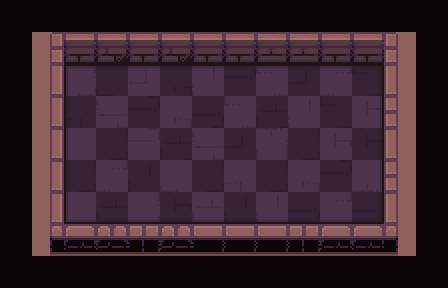

This game map was drawn from its Tiled (.tmx) file and the tilesets committed beside it. A one-line description and the full map source follow:
An orthogonal 14x9 tile map with 32x32 px tiles, 5 tile layers (checkers, path, types, ground, ...) and 22 objects (6x hero, 6x egg, 6x symbol, 2x bonfire, frame, ...).

<map version="1.2" tiledversion="2019.03.13" orientation="orthogonal" renderorder="right-down" width="14" height="9" tilewidth="32" tileheight="32" infinite="0" nextlayerid="594" nextobjectid="360">
 <tileset firstgid="1" name="tileset" tilewidth="32" tileheight="32" spacing="2" margin="1" tilecount="200" columns="10">
  <image source="tileset.png" trans="000000" width="340" height="680" />
  <terraintypes>
   <terrain name="floor" tile="79" />
   <terrain name="wall" tile="69" />
   <terrain name="hole" tile="78" />
   <terrain name="infected" tile="77" />
  </terraintypes>
 </tileset>
 <layer id="589" name="checkers" width="14" height="9">
  <data encoding="csv">
69,0,69,0,69,0,69,0,69,0,69,0,69,0,
0,69,0,69,0,69,0,69,0,69,0,69,0,69,
69,0,69,0,69,0,69,0,69,0,69,0,69,0,
0,69,0,69,0,69,0,69,0,69,0,69,0,69,
69,0,69,0,69,0,69,0,69,0,69,0,69,0,
0,69,0,69,0,69,0,69,0,69,0,69,0,69,
69,0,69,0,69,0,69,0,69,0,69,0,69,0,
0,69,0,69,0,69,0,69,0,69,0,69,0,69,
69,0,69,0,69,0,69,0,69,0,69,0,69,0
</data>
 </layer>
 <objectgroup id="14" name="camera">
  <object id="12" name="frame" type="frame" x="50.6667" y="31.8333" width="347.17" height="205.333" />
  <object id="15" name="strategy" type="strategy" x="-38" y="136">
   <point />
  </object>
 </objectgroup>
 <layer id="590" name="path" width="14" height="9">
  <data encoding="csv">
0,0,0,0,0,0,0,0,0,0,0,0,0,0,
0,0,0,0,0,0,0,0,0,0,0,0,0,0,
0,0,80,80,80,80,80,80,80,80,80,80,0,0,
0,0,80,80,80,80,80,80,80,80,80,80,0,0,
0,0,80,80,80,80,80,80,80,80,80,80,0,0,
0,0,80,80,80,80,80,80,80,80,80,80,0,0,
0,0,80,80,80,80,80,80,80,80,80,80,0,0,
0,0,0,0,0,0,0,0,0,0,0,0,0,0,
0,0,0,0,0,0,0,0,0,0,0,0,0,0
</data>
 </layer>
 <objectgroup id="2" name="objects">
  <object id="326" name="hero" type="hero" x="143.834" y="121.5">
   <point />
  </object>
  <object id="327" name="hero" type="hero" x="173.167" y="118.833">
   <point />
  </object>
  <object id="332" name="hero" type="hero" x="210.5" y="118.833">
   <point />
  </object>
  <object id="333" name="hero" type="hero" x="239.833" y="116.167">
   <point />
  </object>
  <object id="334" name="hero" type="hero" x="275.833" y="121.5">
   <point />
  </object>
  <object id="335" name="hero" type="hero" x="305.167" y="118.833">
   <point />
  </object>
  <object id="328" name="egg" type="egg" x="144.833" y="148.5">
   <properties>
    <property name="showLottery" type="bool" value="true" />
    <property name="value" value="rng(0,4)" />
   </properties>
   <point />
  </object>
  <object id="329" name="egg" type="egg" x="174.167" y="149.833">
   <properties>
    <property name="showLottery" type="bool" value="true" />
    <property name="value" value="rng(0,9)" />
   </properties>
   <point />
  </object>
  <object id="338" name="egg" type="egg" x="210.833" y="145.167">
   <properties>
    <property name="showLottery" type="bool" value="true" />
    <property name="value" value="rng(0,9)" />
   </properties>
   <point />
  </object>
  <object id="339" name="egg" type="egg" x="240.167" y="146.5">
   <properties>
    <property name="showLottery" type="bool" value="true" />
    <property name="value" value="rng(0,9)" />
   </properties>
   <point />
  </object>
  <object id="340" name="egg" type="egg" x="274.166" y="144.5">
   <properties>
    <property name="showLottery" type="bool" value="true" />
    <property name="value" value="rng(0,9)" />
   </properties>
   <point />
  </object>
  <object id="341" name="egg" type="egg" x="303.5" y="145.833">
   <properties>
    <property name="showLottery" type="bool" value="true" />
    <property name="value" value="rng(0,9)" />
   </properties>
   <point />
  </object>
  <object id="344" name="bonfire" type="bonfire" x="111" y="176.5">
   <properties>
    <property name="enabled" type="bool" value="true" />
   </properties>
   <point />
  </object>
  <object id="345" name="bonfire" type="bonfire" x="334.5" y="177">
   <properties>
    <property name="enabled" type="bool" value="true" />
   </properties>
   <point />
  </object>
  <object id="346" name="cross" type="symbol" x="144" y="177">
   <point />
  </object>
  <object id="347" name="cross" type="symbol" x="175.5" y="177">
   <point />
  </object>
  <object id="348" name="cross" type="symbol" x="207.5" y="177.5">
   <point />
  </object>
  <object id="349" name="cross" type="symbol" x="241" y="177.5">
   <point />
  </object>
  <object id="350" name="cross" type="symbol" x="271" y="178.5">
   <point />
  </object>
  <object id="351" name="cross" type="symbol" x="305.5" y="177.5">
   <point />
  </object>
 </objectgroup>
 <layer id="591" name="types" width="14" height="9">
  <data encoding="csv">
79,79,79,79,79,79,79,79,79,79,79,79,79,79,
79,70,70,70,70,70,70,70,70,70,70,70,70,79,
79,70,80,80,80,80,80,80,80,80,80,80,70,79,
79,70,80,80,80,80,80,80,80,80,80,80,70,79,
79,70,80,80,80,80,80,80,80,80,80,80,70,79,
79,70,80,80,80,80,80,80,80,80,80,80,70,79,
79,70,80,80,80,80,80,80,80,80,80,80,70,79,
79,70,70,70,70,70,70,70,70,70,70,70,70,79,
79,79,79,79,79,79,79,79,79,79,79,79,79,79
</data>
 </layer>
 <layer id="592" name="ground" width="14" height="9">
  <data encoding="csv">
0,0,0,0,0,0,0,0,0,0,0,0,0,0,
0,1,2,4,2,4,5,5,3,3,5,2,6,0,
0,11,131,20,151,27,154,28,124,37,121,10,16,0,
0,11,30,152,28,141,9,124,39,154,10,132,26,0,
0,11,133,17,142,39,152,37,143,17,132,18,16,0,
0,11,17,121,40,134,17,144,17,141,28,122,26,0,
0,31,134,39,131,18,153,40,154,9,121,9,36,0,
0,41,42,43,53,43,52,52,52,53,42,45,46,0,
0,0,0,0,0,0,0,0,0,0,0,0,0,0
</data>
 </layer>
 <layer id="593" name="floor_shadow" width="14" height="9">
  <data encoding="csv">
0,0,0,0,0,0,0,0,0,0,0,0,0,0,
0,0,0,0,0,0,0,0,0,0,0,0,0,0,
0,0,12,13,13,13,13,13,13,13,13,15,0,0,
0,0,22,0,0,0,0,0,0,0,0,25,0,0,
0,0,22,0,0,0,0,0,0,0,0,25,0,0,
0,0,22,0,0,0,0,0,0,0,0,25,0,0,
0,0,32,33,33,33,33,33,33,33,33,35,0,0,
0,0,0,0,0,0,0,0,0,0,0,0,0,0,
0,0,0,0,0,0,0,0,0,0,0,0,0,0
</data>
 </layer>
</map>
